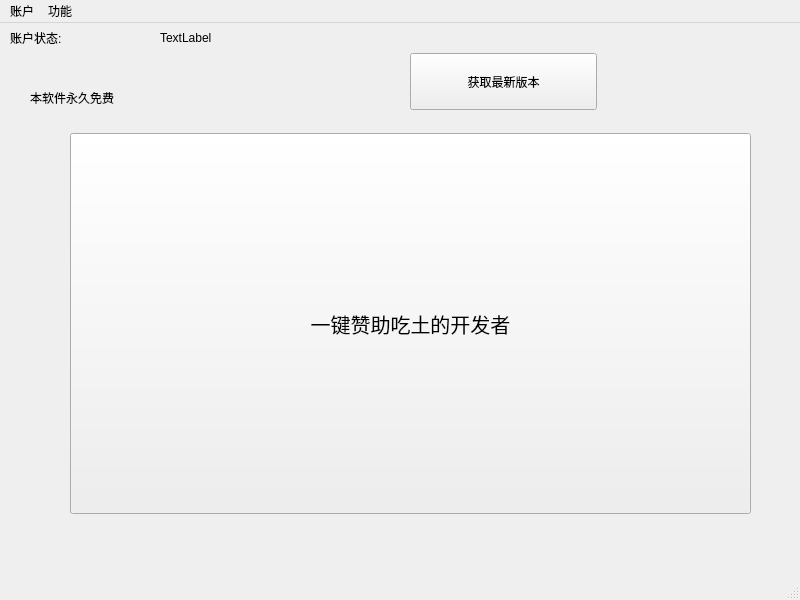
<?xml version="1.0" encoding="UTF-8"?>
<ui version="4.0">
 <class>MainWindow</class>
 <widget class="QMainWindow" name="MainWindow">
  <property name="geometry">
   <rect>
    <x>0</x>
    <y>0</y>
    <width>800</width>
    <height>600</height>
   </rect>
  </property>
  <property name="windowTitle">
   <string>MainWindow</string>
  </property>
  <widget class="QWidget" name="centralwidget">
   <widget class="QLabel" name="label">
    <property name="geometry">
     <rect>
      <x>10</x>
      <y>0</y>
      <width>150</width>
      <height>30</height>
     </rect>
    </property>
    <property name="text">
     <string>账户状态:</string>
    </property>
   </widget>
   <widget class="QLabel" name="label_2">
    <property name="geometry">
     <rect>
      <x>160</x>
      <y>0</y>
      <width>135</width>
      <height>30</height>
     </rect>
    </property>
    <property name="text">
     <string>TextLabel</string>
    </property>
   </widget>
   <widget class="QPushButton" name="pushButton">
    <property name="geometry">
     <rect>
      <x>70</x>
      <y>110</y>
      <width>681</width>
      <height>381</height>
     </rect>
    </property>
    <property name="font">
     <font>
      <pointsize>15</pointsize>
     </font>
    </property>
    <property name="text">
     <string>一键赞助吃土的开发者</string>
    </property>
   </widget>
   <widget class="QLabel" name="label_3">
    <property name="geometry">
     <rect>
      <x>30</x>
      <y>60</y>
      <width>321</width>
      <height>30</height>
     </rect>
    </property>
    <property name="text">
     <string>本软件永久免费</string>
    </property>
   </widget>
   <widget class="QPushButton" name="pushButton_2">
    <property name="geometry">
     <rect>
      <x>410</x>
      <y>30</y>
      <width>187</width>
      <height>57</height>
     </rect>
    </property>
    <property name="text">
     <string>获取最新版本</string>
    </property>
   </widget>
  </widget>
  <widget class="QMenuBar" name="menubar">
   <property name="geometry">
    <rect>
     <x>0</x>
     <y>0</y>
     <width>800</width>
     <height>45</height>
    </rect>
   </property>
   <widget class="QMenu" name="menu">
    <property name="title">
     <string>功能</string>
    </property>
    <addaction name="actionA"/>
    <addaction name="actionA_3"/>
   </widget>
   <widget class="QMenu" name="menu_2">
    <property name="title">
     <string>账户</string>
    </property>
    <addaction name="actionA_2"/>
    <addaction name="actionB"/>
   </widget>
   <addaction name="menu_2"/>
   <addaction name="menu"/>
  </widget>
  <widget class="QStatusBar" name="statusbar"/>
  <action name="actionA">
   <property name="text">
    <string>课余量查询</string>
   </property>
  </action>
  <action name="actionA_2">
   <property name="checkable">
    <bool>false</bool>
   </property>
   <property name="text">
    <string>登陆</string>
   </property>
  </action>
  <action name="actionB">
   <property name="text">
    <string>退出</string>
   </property>
  </action>
  <action name="actionA_3">
   <property name="text">
    <string>成绩查询</string>
   </property>
  </action>
 </widget>
 <resources/>
 <connections>
  <connection>
   <sender>pushButton</sender>
   <signal>clicked()</signal>
   <receiver>MainWindow</receiver>
   <slot>zanzhu()</slot>
   <hints>
    <hint type="sourcelabel">
     <x>249</x>
     <y>285</y>
    </hint>
    <hint type="destinationlabel">
     <x>478</x>
     <y>113</y>
    </hint>
   </hints>
  </connection>
  <connection>
   <sender>pushButton_2</sender>
   <signal>clicked()</signal>
   <receiver>MainWindow</receiver>
   <slot>newversion()</slot>
   <hints>
    <hint type="sourcelabel">
     <x>453</x>
     <y>82</y>
    </hint>
    <hint type="destinationlabel">
     <x>693</x>
     <y>93</y>
    </hint>
   </hints>
  </connection>
 </connections>
 <slots>
  <slot>a233()</slot>
  <slot>zanzhu()</slot>
  <slot>newversion()</slot>
 </slots>
</ui>
